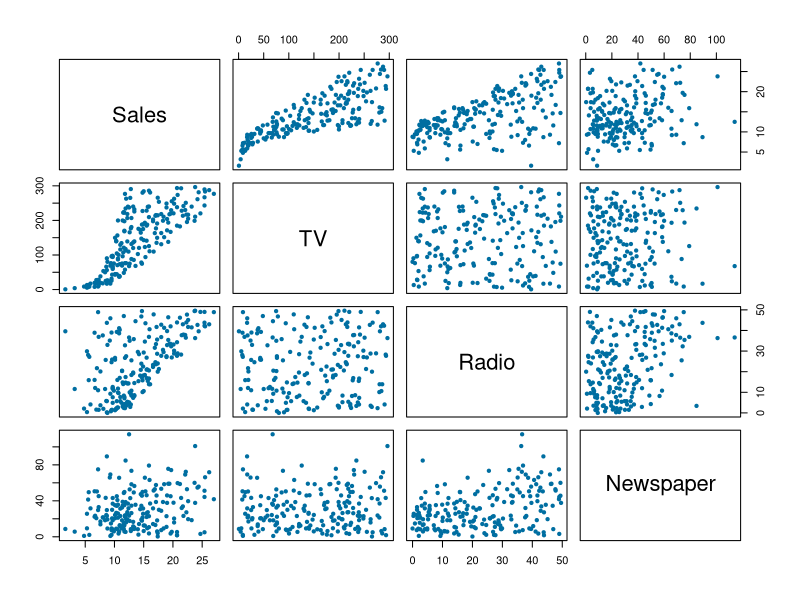

Source code (R):
# Introduction to Multiple Linear Regression
# Import packages
library(tidyverse)
library(readxl)

# Read in the data
Advertising = 
read_csv("Advertising.csv")


# Fit the full model, using all three predictor variables
FullModel = lm(Sales ~ TV + Radio + Newspaper, data = Advertising)


## F-Test: Is At Least One Predictor Related to the Response Variable?

summary(FullModel)

## Partial F-Test: Are a Subset of the Predictor Variables Related to the Response?

FullModel = lm(Sales ~ TV + Radio + Newspaper, data = Advertising)
ReducedModel = lm(Sales ~ TV, data = Advertising)

# Now pass them into the anova function, with the reduced model first
anova(ReducedModel, FullModel)


# View the Full Model Once Again
summary(FullModel)

TempModel = lm(Sales ~  Newspaper, data = Advertising)
summary(TempModel)



# Beta3 Test
FullModel = lm(Sales ~ TV + Radio + Newspaper, data = Advertising)
ReducedModelBeta3 = lm(Sales ~ TV + Radio, data = Advertising) # All but Newspaper
anova(ReducedModelBeta3, FullModel) # Remember, reduced model first

## Multicolinearity
NewspaperLR = lm(Sales ~ Newspaper, data = Advertising)

summary(NewspaperLR)

NewsRadioLR = lm(Sales ~ Newspaper + Radio, data = Advertising)

summary(NewsRadioLR)

## Finding Correlations Among Predictor Variables

pairs(Advertising, # Your data frame,
pch = 20, # point type option
col = "#006EA1") # color of your choice


cor(Advertising)





